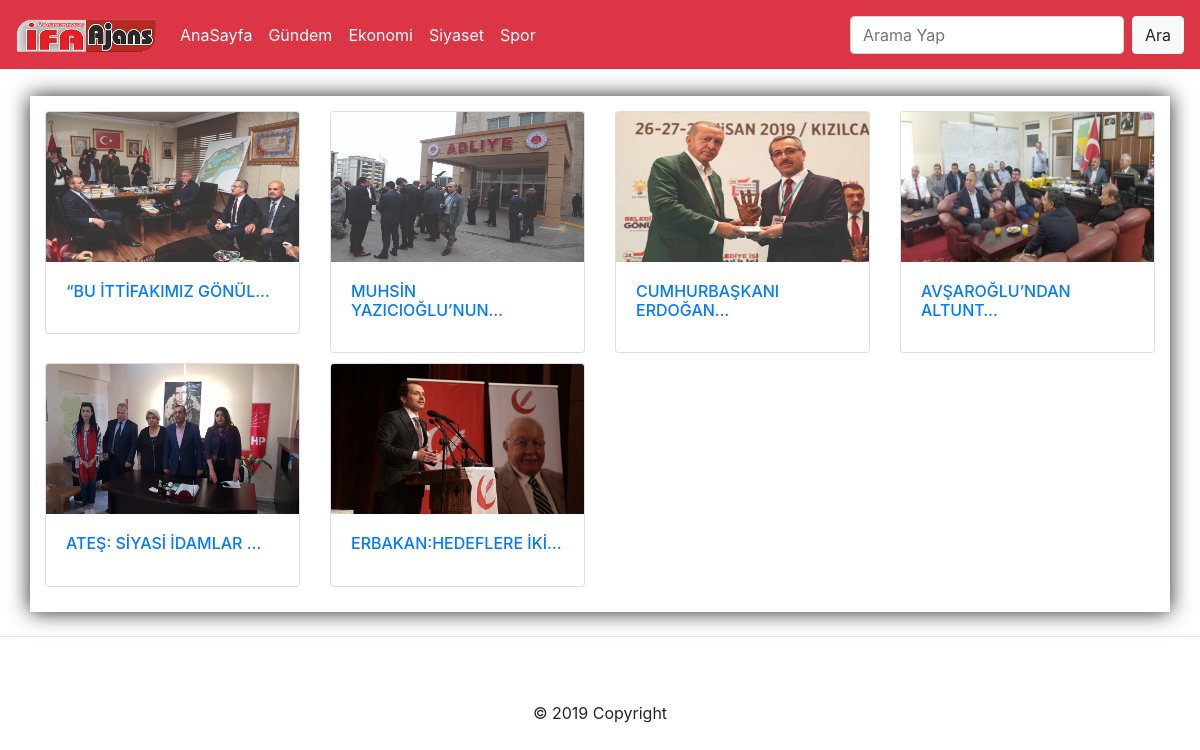
Screenshot of /siyaset with the database file from the repository.
### uygulama/models.py (models this page shows, shortened)
class Haberler(models.Model):
    kategori=models.ForeignKey('Kategori', on_delete=models.CASCADE, verbose_name="Kategori", related_name="posts")
    title=models.CharField(max_length=150, verbose_name="Başlık")
    metin=RichTextField(verbose_name="Açıklama")
    image=models.ImageField(null=True, blank=True)
    def get_absolute_url(self):
       return reverse('detail', kwargs={'id':self.id})
    class Meta:
        ordering = ['-id']

### uygulama/views.py (the view)
# urls.py: path('siyaset', siyaset, name="siyaset"),
def siyaset(request):
    post=Kategori.objects.get(id=3)
    veri=post.posts.all()
    context={
        'veri':veri,
    }
    return render(request, 'siyaset.html', context)

### templates/siyaset.html
{% extends 'base.html' %}
{% load static %}
{% block content %}
<div class="container">
        <div class="row">
            <div class="col-md-12" style="box-shadow: 0px 0px 20px;padding-top: 15px;padding-bottom: 15px;">
                <div class="row">
                    {% for post in veri %}
                    <div class="col-md-3" style="margin-bottom: 10px;">
                            <a href="{{ post.get_absolute_url }}" style="text-decoration: none;">
                                    <div class="card">
                                        <img src="{{ post.image.url }}" class="card-img-top" style="height: 150px;">
                                        <div class="card-body">
                                          <h6 class="card-title">{{ post.title|truncatechars:22 }}</h6>
                                        </div>
                                    </div>
                            </a>
                    </div>
                    {% endfor %}
                </div>
            </div>
        </div>
    </div>
{% endblock %}

### rows the page displays
Haberler: image (picture), title "“BU İTTİFAKIMIZ GÖNÜL…"
Haberler: image (picture), title "MUHSİN YAZICIOĞLU’NUN…"
Haberler: image (picture), title "CUMHURBAŞKANI ERDOĞAN…"
Haberler: image (picture), title "AVŞAROĞLU’NDAN ALTUNT…"
Haberler: image (picture), title "ATEŞ: SİYASİ İDAMLAR …"
Haberler: image (picture), title "ERBAKAN:HEDEFLERE İKİ…"
